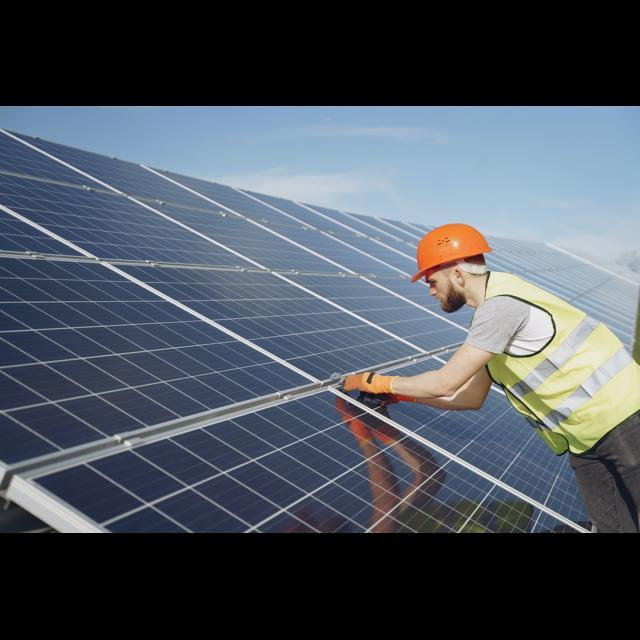
#> input picture tests/fixtures/ppe/image1.jpeg, 640 x 640 px
$ python -i precision.py   (imports and definitions only)
#> lines starting #> are read from the running program, lines starting #| are printed output that depends on the picture
#> further down, picture is the input picture: shape (640, 640, 3); mean B, G, R 93.4, 83.8, 76.2
"""Post-proceso de detecciones: umbrales por clase, NMS y conflictos +/-."""

from __future__ import annotations

from typing import Any, Iterable

import cv2
import numpy as np

PRECISION_MODES = ("alta", "equilibrada", "sensible")

# Piso de confianza por categoría (SafetyVision). Alta precisión sube los negativos
# para no inventar incumplimientos; casco/chaleco quedan un poco más bajos porque
# son objetos chicos y críticos.
CLASS_CONF_FLOOR: dict[str, float] = {
    "persona": 0.38,
    "casco": 0.28,
    "chaleco": 0.30,
    "lentes": 0.38,
    "guantes": 0.40,
    "mascarilla": 0.38,
    "arnes": 0.40,
    "zapatos": 0.42,
    "buzo": 0.38,
    "casaca": 0.36,
    "pantalon": 0.38,
    "reflectante": 0.40,
    "vestimenta": 0.36,
    "sin_casco": 0.50,
    "sin_chaleco": 0.50,
    "sin_lentes": 0.52,
    "sin_guantes": 0.52,
    "sin_arnes": 0.50,
    "sin_mascarilla": 0.52,
    "caida": 0.55,
}

PRECISION_SHIFT: dict[str, float] = {
    "alta": 0.08,
    "equilibrada": 0.0,
    "sensible": -0.07,
}

POS_NEG_PAIRS: tuple[tuple[str, str], ...] = (
    ("casco", "sin_casco"),
    ("chaleco", "sin_chaleco"),
    ("lentes", "sin_lentes"),
    ("guantes", "sin_guantes"),
    ("arnes", "sin_arnes"),
    ("mascarilla", "sin_mascarilla"),
)


# [7 lines left out: function normalize_precision, not called in this run]


def enhance_bgr(frame: np.ndarray) -> np.ndarray:
    """CLAHE suave: webcam de portería / luz irregular sin quemar el color."""
    if frame is None or frame.size == 0:
        return frame
    lab = cv2.cvtColor(frame, cv2.COLOR_BGR2LAB)
#> lab: shape (640, 640, 3); mean of channels 0, 1, 2 87.7, 128, 121.8
    luminance, a_ch, b_ch = cv2.split(lab)
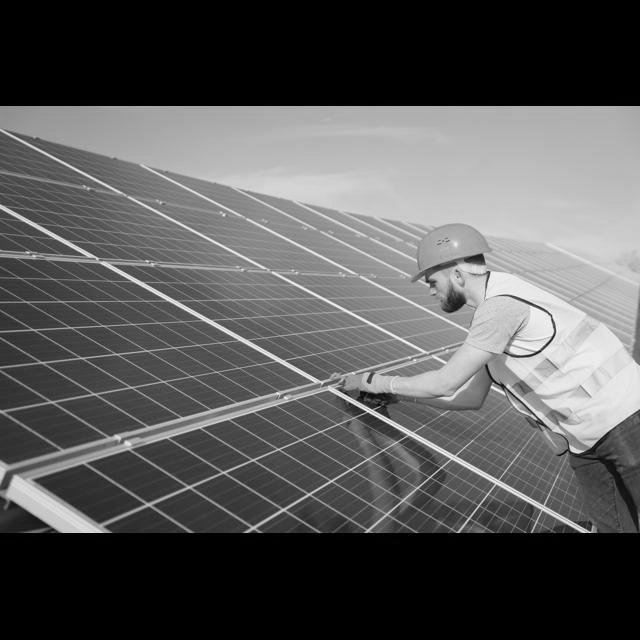
#> luminance: shape (640, 640); min 0, max 255, mean 87.7
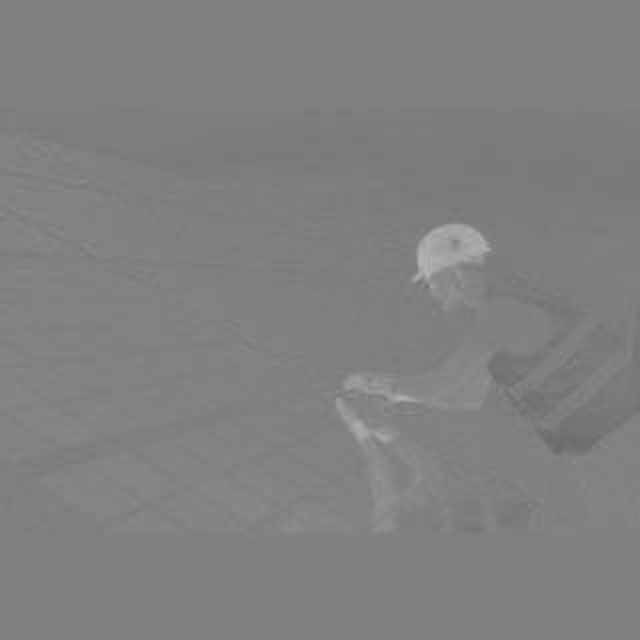
#> a_ch: shape (640, 640); min 105, max 180, mean 128
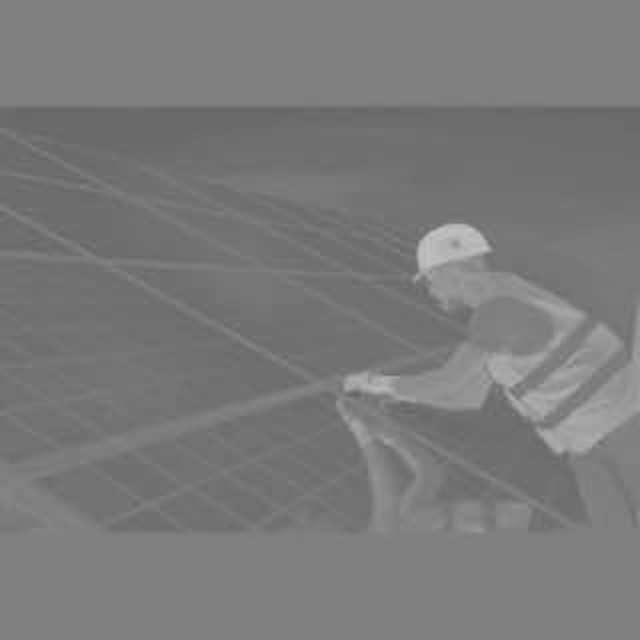
#> b_ch: shape (640, 640); min 100, max 196, mean 121.8
    clahe = cv2.createCLAHE(clipLimit=1.8, tileGridSize=(8, 8))
    merged = cv2.merge((clahe.apply(luminance), a_ch, b_ch))
#> merged: shape (640, 640, 3); mean of channels 0, 1, 2 87.2, 128, 121.8
    return cv2.cvtColor(merged, cv2.COLOR_LAB2BGR)
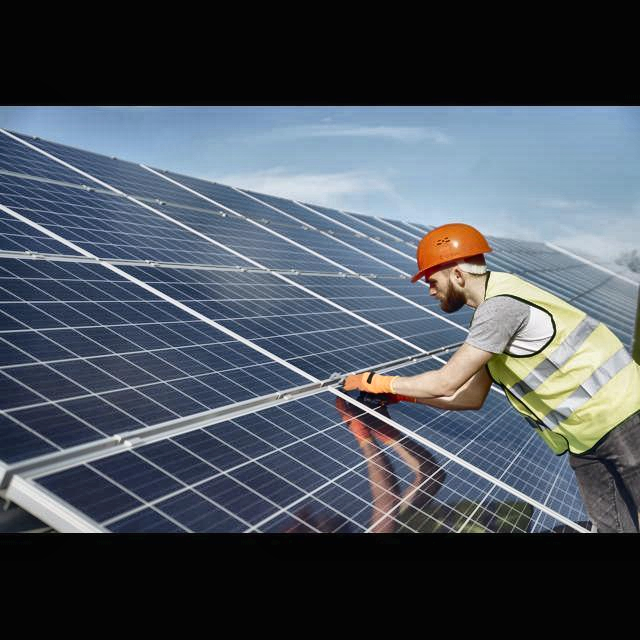
#> returned value: shape (640, 640, 3); mean B, G, R 93.3, 83.9, 76.1


# [12 lines left out: function _iou, not called in this run]


def _area_frac(box: list[float], fw: float, fh: float) -> float:
    x1, y1, x2, y2 = box
    return max(0.0, x2 - x1) * max(0.0, y2 - y1) / max(1.0, fw * fh)


# [70 lines left out: functions _nms, refine_detections, resolve_pos_neg_conflicts, not called in this run]

>>> import cv2
>>> picture = cv2.imread('../../tests/fixtures/ppe/image1.jpeg')
>>> result = enhance_bgr(picture)

$ run again, on tests/fixtures/ppe/image10.jpeg
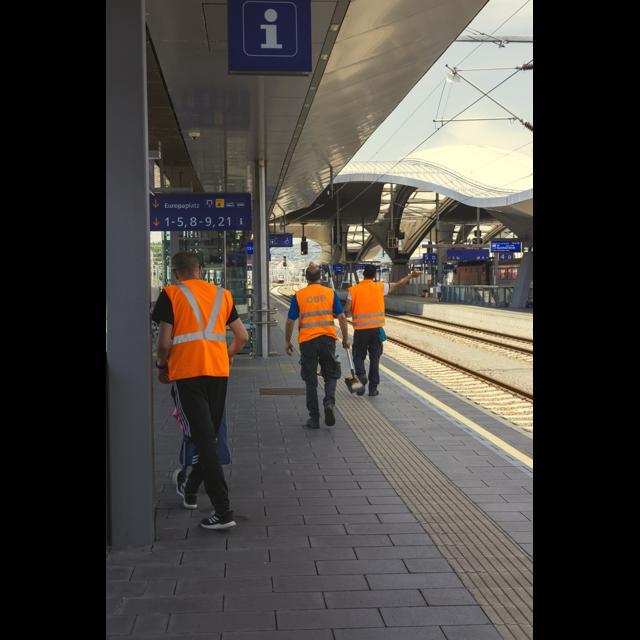
#> input picture tests/fixtures/ppe/image10.jpeg, 640 x 640 px
#> picture is the input picture: shape (640, 640, 3); mean B, G, R 62.8, 67.4, 71.9
#> lab: shape (640, 640, 3); mean of channels 0, 1, 2 72.2, 129.4, 131
#> in enhance_bgr, `luminance, a_ch, b_ch = cv2.split(lab)`:
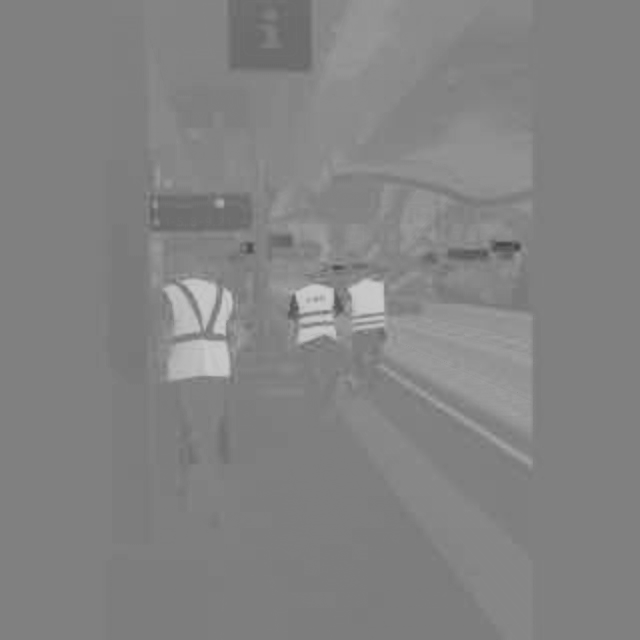
#> b_ch: shape (640, 640); min 67, max 203, mean 131
#> merged: shape (640, 640, 3); mean of channels 0, 1, 2 79.5, 129.4, 131
#> in enhance_bgr, `return cv2.cvtColor(merged, cv2.COLOR_LAB2BGR)`:
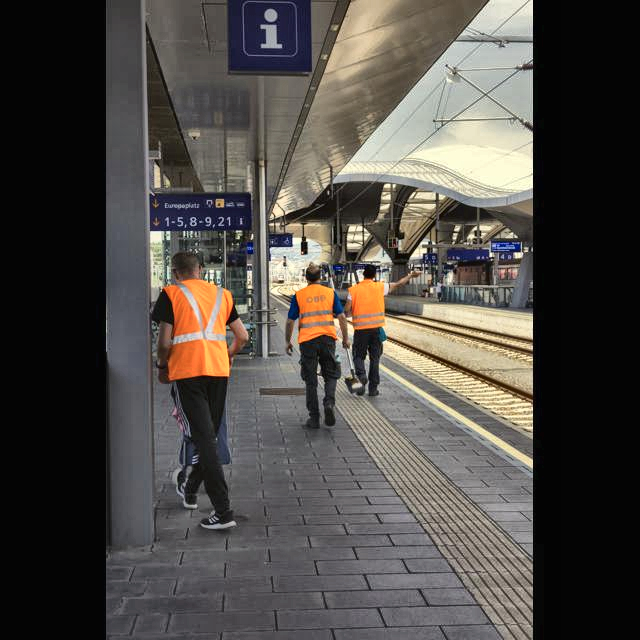
#> returned value: shape (640, 640, 3); mean B, G, R 70.2, 74.8, 79

$ run again, on tests/fixtures/ppe/image1037.jpeg
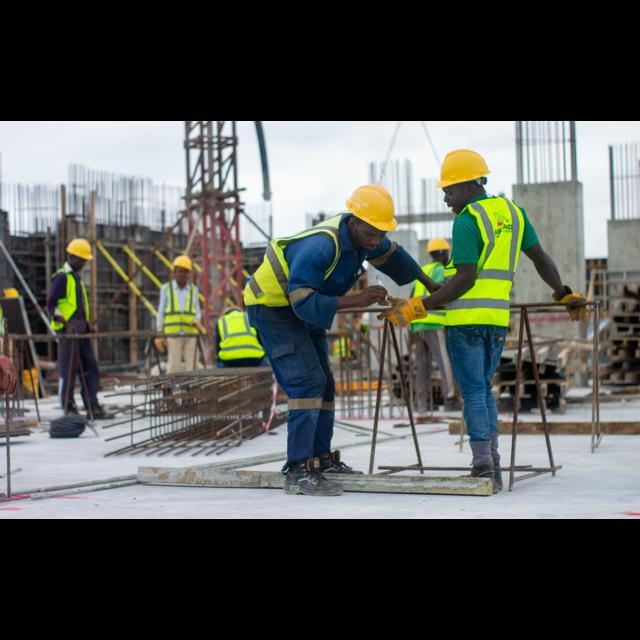
#> input picture tests/fixtures/ppe/image1037.jpeg, 640 x 640 px
#> picture is the input picture: shape (640, 640, 3); mean B, G, R 83.8, 88.1, 85.9
#> lab: shape (640, 640, 3); mean of channels 0, 1, 2 90.9, 127.3, 129.7
#> in enhance_bgr, `luminance, a_ch, b_ch = cv2.split(lab)`:
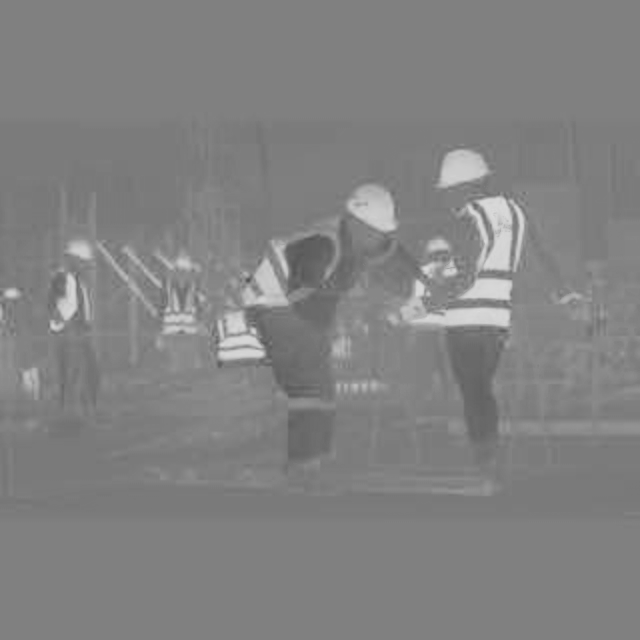
#> b_ch: shape (640, 640); min 79, max 219, mean 129.7
#> merged: shape (640, 640, 3); mean of channels 0, 1, 2 93.9, 127.3, 129.7
#> in enhance_bgr, `return cv2.cvtColor(merged, cv2.COLOR_LAB2BGR)`:
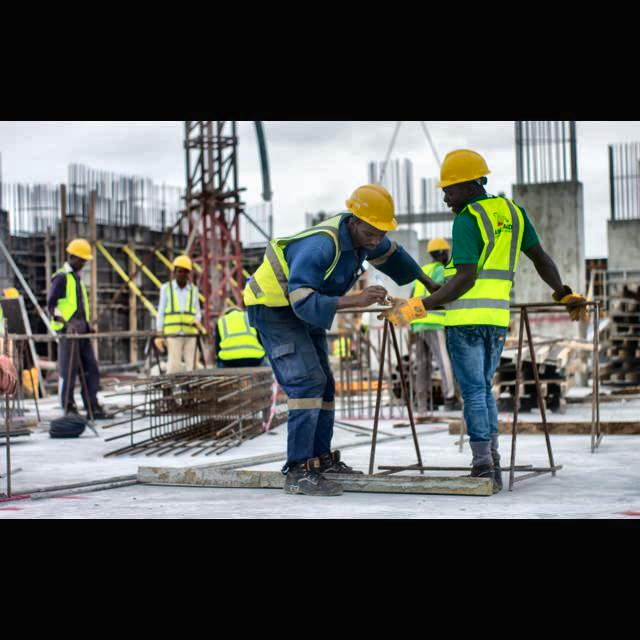
#> returned value: shape (640, 640, 3); mean B, G, R 87.4, 91.5, 89.5

$ run again, on tests/fixtures/ppe/image122.jpeg
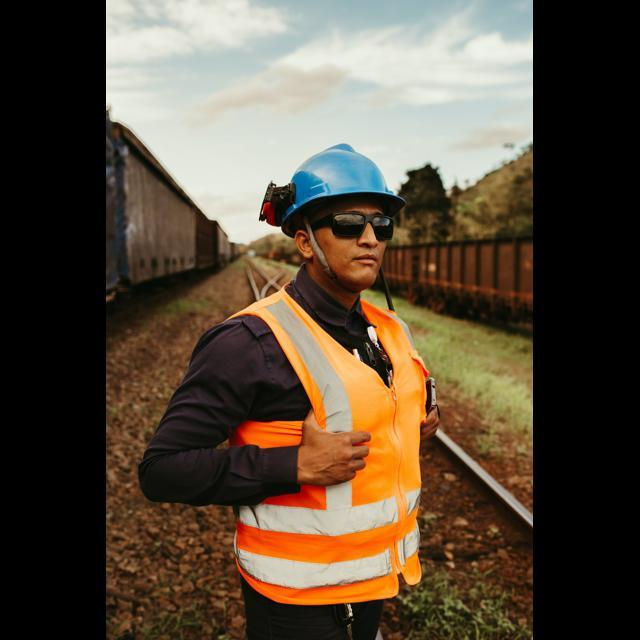
#> input picture tests/fixtures/ppe/image122.jpeg, 640 x 640 px
#> picture is the input picture: shape (640, 640, 3); mean B, G, R 60.3, 76.4, 89.9
#> lab: shape (640, 640, 3); mean of channels 0, 1, 2 82.3, 132, 139
#> in enhance_bgr, `luminance, a_ch, b_ch = cv2.split(lab)`:
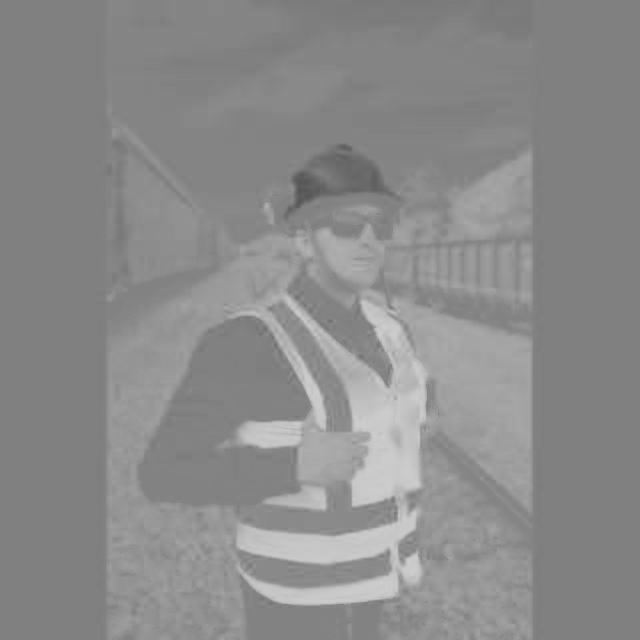
#> b_ch: shape (640, 640); min 85, max 206, mean 139
#> merged: shape (640, 640, 3); mean of channels 0, 1, 2 90.2, 132, 139
#> in enhance_bgr, `return cv2.cvtColor(merged, cv2.COLOR_LAB2BGR)`:
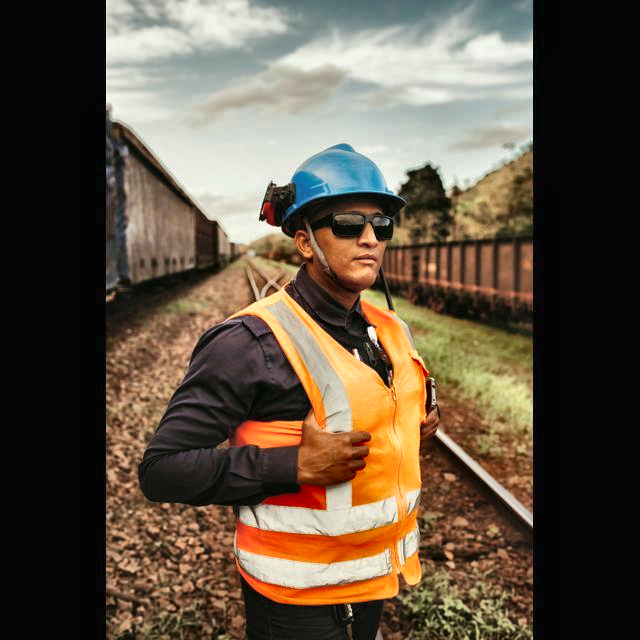
#> returned value: shape (640, 640, 3); mean B, G, R 67.9, 84, 97.6
